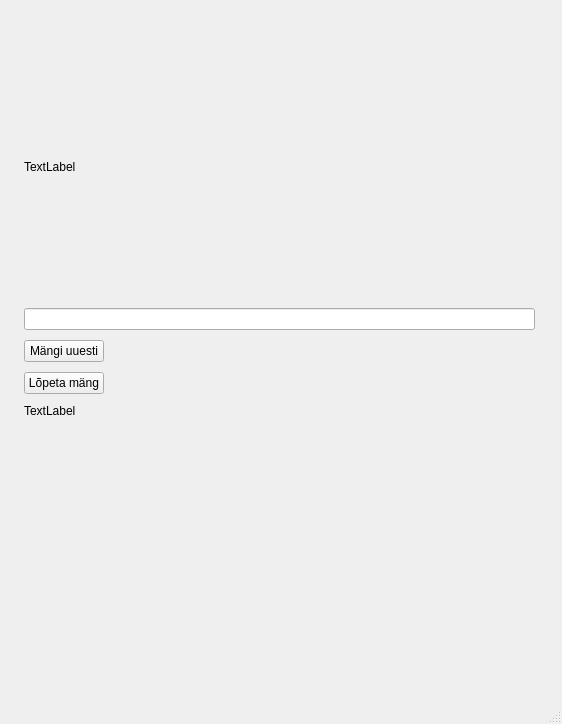
<?xml version="1.0" encoding="UTF-8"?>
<ui version="4.0">
 <class>MainWindow</class>
 <widget class="QMainWindow" name="MainWindow">
  <property name="geometry">
   <rect>
    <x>0</x>
    <y>0</y>
    <width>562</width>
    <height>724</height>
   </rect>
  </property>
  <property name="windowTitle">
   <string>MainWindow</string>
  </property>
  <widget class="QWidget" name="centralwidget">
   <widget class="QWidget" name="verticalLayoutWidget">
    <property name="geometry">
     <rect>
      <x>9</x>
      <y>20</y>
      <width>541</width>
      <height>661</height>
     </rect>
    </property>
    <layout class="QVBoxLayout" name="verticalLayout_3">
     <property name="spacing">
      <number>10</number>
     </property>
     <property name="leftMargin">
      <number>15</number>
     </property>
     <property name="topMargin">
      <number>15</number>
     </property>
     <property name="rightMargin">
      <number>15</number>
     </property>
     <property name="bottomMargin">
      <number>15</number>
     </property>
     <item>
      <widget class="QLabel" name="labelLaused">
       <property name="sizePolicy">
        <sizepolicy hsizetype="Preferred" vsizetype="Expanding">
         <horstretch>0</horstretch>
         <verstretch>1</verstretch>
        </sizepolicy>
       </property>
       <property name="minimumSize">
        <size>
         <width>0</width>
         <height>60</height>
        </size>
       </property>
       <property name="text">
        <string>TextLabel</string>
       </property>
       <property name="wordWrap">
        <bool>true</bool>
       </property>
      </widget>
     </item>
     <item>
      <widget class="QLineEdit" name="lineEditSisestus"/>
     </item>
     <item>
      <widget class="QPushButton" name="pushButtonUusLause">
       <property name="sizePolicy">
        <sizepolicy hsizetype="Fixed" vsizetype="Fixed">
         <horstretch>0</horstretch>
         <verstretch>0</verstretch>
        </sizepolicy>
       </property>
       <property name="text">
        <string>Mängi uuesti</string>
       </property>
      </widget>
     </item>
     <item>
      <widget class="QPushButton" name="pushButtonLopeta">
       <property name="sizePolicy">
        <sizepolicy hsizetype="Fixed" vsizetype="Fixed">
         <horstretch>0</horstretch>
         <verstretch>0</verstretch>
        </sizepolicy>
       </property>
       <property name="text">
        <string>Lõpeta mäng</string>
       </property>
      </widget>
     </item>
     <item>
      <widget class="QLabel" name="labelTulemus">
       <property name="sizePolicy">
        <sizepolicy hsizetype="Preferred" vsizetype="Expanding">
         <horstretch>0</horstretch>
         <verstretch>1</verstretch>
        </sizepolicy>
       </property>
       <property name="minimumSize">
        <size>
         <width>0</width>
         <height>200</height>
        </size>
       </property>
       <property name="text">
        <string>TextLabel</string>
       </property>
       <property name="alignment">
        <set>Qt::AlignmentFlag::AlignLeading|Qt::AlignmentFlag::AlignLeft|Qt::AlignmentFlag::AlignTop</set>
       </property>
       <property name="wordWrap">
        <bool>true</bool>
       </property>
      </widget>
     </item>
    </layout>
   </widget>
  </widget>
  <widget class="QMenuBar" name="menubar">
   <property name="geometry">
    <rect>
     <x>0</x>
     <y>0</y>
     <width>562</width>
     <height>22</height>
    </rect>
   </property>
  </widget>
  <widget class="QStatusBar" name="statusbar"/>
 </widget>
 <resources/>
 <connections/>
</ui>
